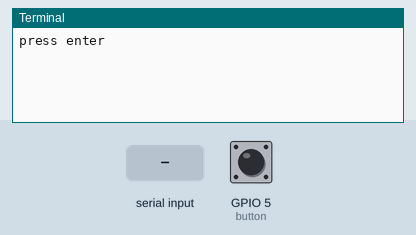
This program was run on a simulated Raspberry Pi (BCM pin numbers). Shown: the last lines printed to the terminal. The inputs (shaded band) are chosen by the test bench; at power-on: GPIO 5 (button) LOW. The clock reads 2024-03-15 10:24:30 at power-on unless the program sets it.

Above: at 1.2 s.
1.3 s: "1" typed at the terminal
At 2.1 s:
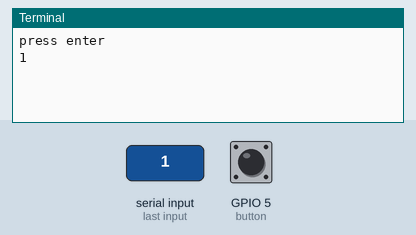
2.8 s: GPIO 5 (button) pulled HIGH for 0.15 s
At 3.9 s:
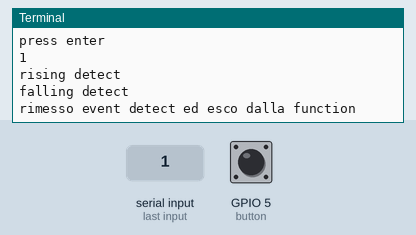
4.4 s: GPIO 5 (button) pulled HIGH for 3.2 s
At 5.6 s:
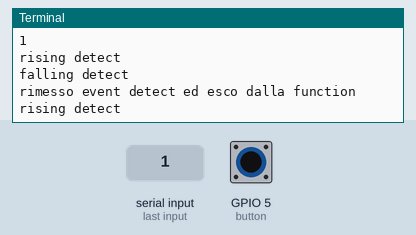

The program:

db.py
```python
#!/usr/bin/env python2.7
#prova--NON funziona co versione aggiornata GPIO
import RPi.GPIO as GPIO
import time
from time import sleep
button = 5

GPIO.setmode(GPIO.BCM)
#GPIO.setup(23, GPIO.IN, pull_up_down=GPIO.PUD_UP)
GPIO.setup(button, GPIO.IN, pull_up_down=GPIO.PUD_DOWN)
time_stamp = time.time()

def my_callback(channel):
        time_stamp=time.time()
        print "rising detect"
        GPIO.remove_event_detect(button)
        GPIO.wait_for_edge(button, GPIO.FALLING)
	print ("falling detect")
        #USARE timeout nella funzione waitforedge
        time_now=time.time()
        if (time_now - time_stamp) >=3:
                print ("premuto piu di 3 s.  eseguo script")
        GPIO.add_event_detect(button, GPIO.RISING, callback=my_callback, bouncetime =100)
	print ("rimesso event detect ed esco dalla function")

raw_input ("press enter ")
GPIO.add_event_detect(button, GPIO.RISING, callback=my_callback, bouncetime=100)
try:
        sleep (11130)
finally:
        GPIO.cleanup()
```

Measured:
- after the input at 1.3 s, the terminal: prints a new line at once (image 1)
- after the input at 2.8 s, the terminal: prints a new line at once (image 2)
